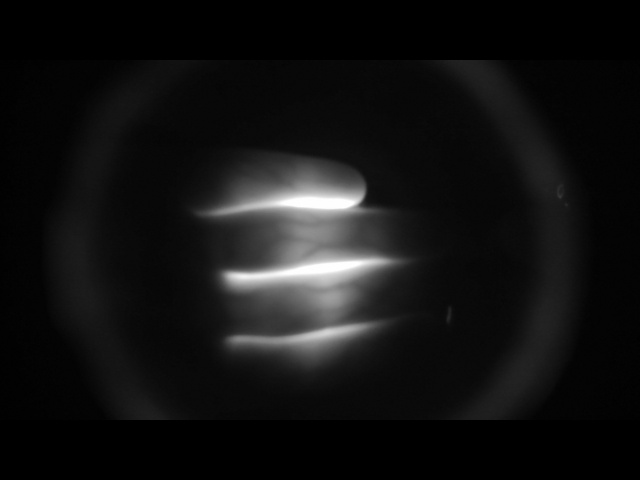
#> input picture imgs/hand.jpg, 640 x 480 px, found by its file name
$ python Laplacian.py   (older library calls are emulated)
#> lines starting #> are read from the running program, lines starting #| are printed output that depends on the picture
import cv2
import numpy as np

# 拉普拉斯算子
img = cv2.imread('/Users/kaneiki/Desktop/DeepLearning/picture/hand.jpg')
#> img is the input picture: shape (480, 640, 3); min 0, max 255, mean 18.1
blur = cv2.GaussianBlur(img, (5, 5), 0)
laplacian = cv2.Laplacian(blur, cv2.CV_16S, ksize=5)
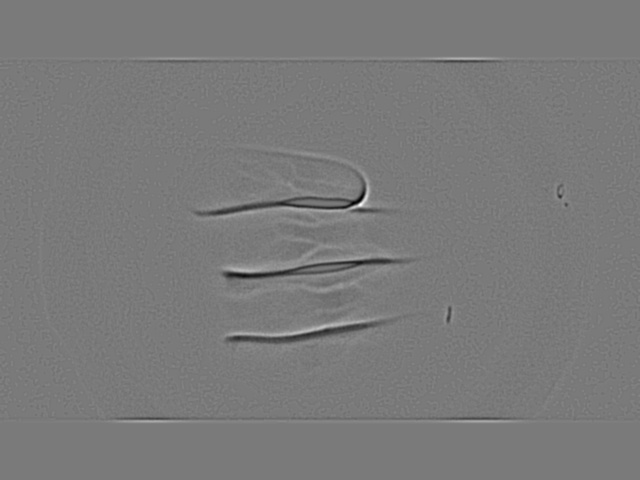
#> laplacian: shape (480, 640, 3) int16; min -684, max 744, mean 0; drawn with min black and max white
dst = cv2.convertScaleAbs(laplacian)
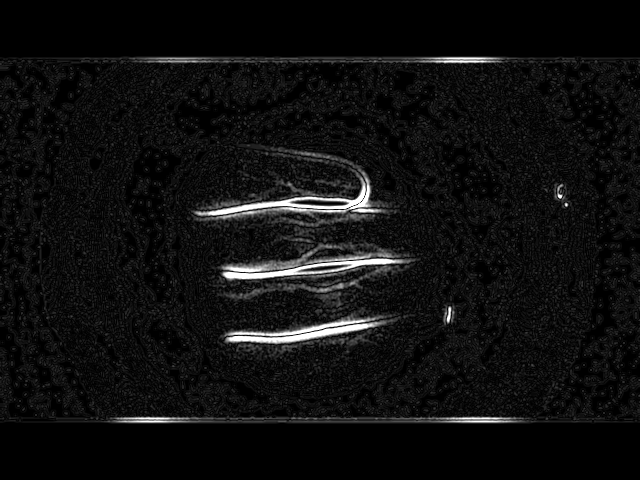
#> dst: shape (480, 640, 3); min 0, max 255, mean 15.5


cv2.imshow('laplacian', dst)
cv2.waitKey(0)
cv2.destroyAllWindows()
